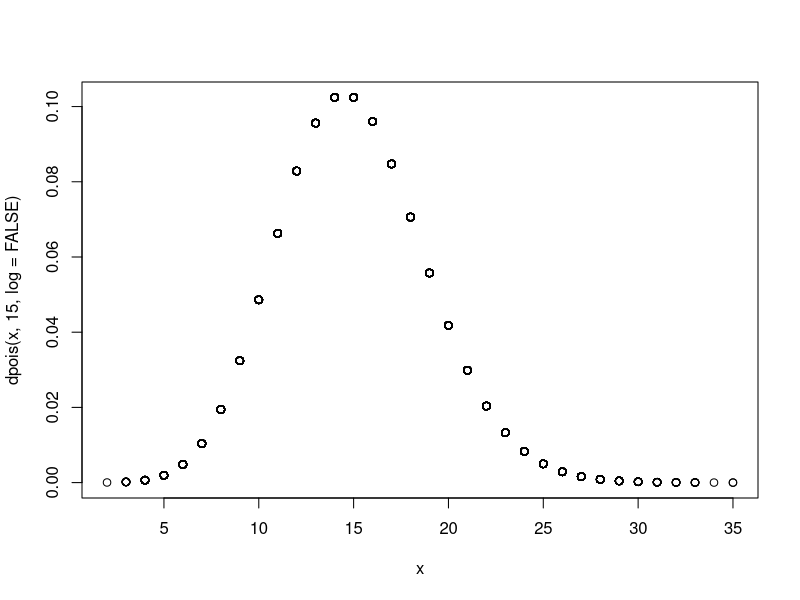
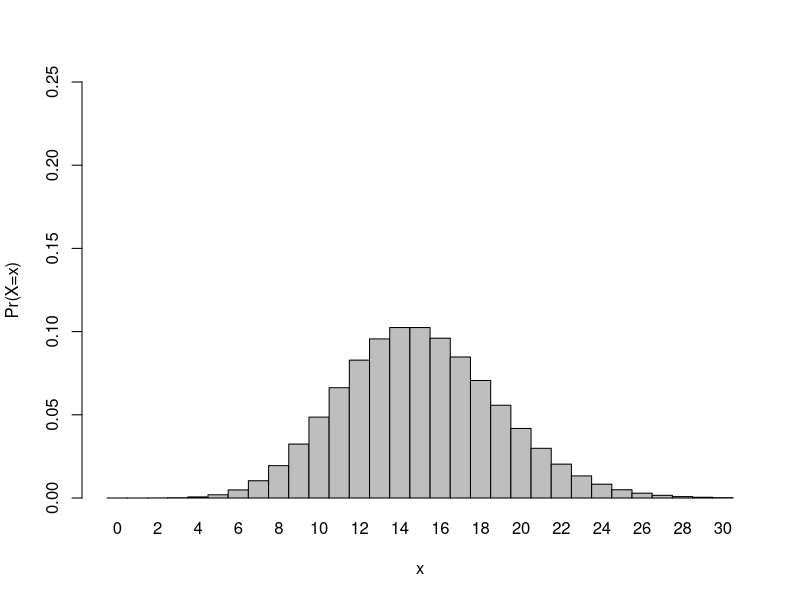
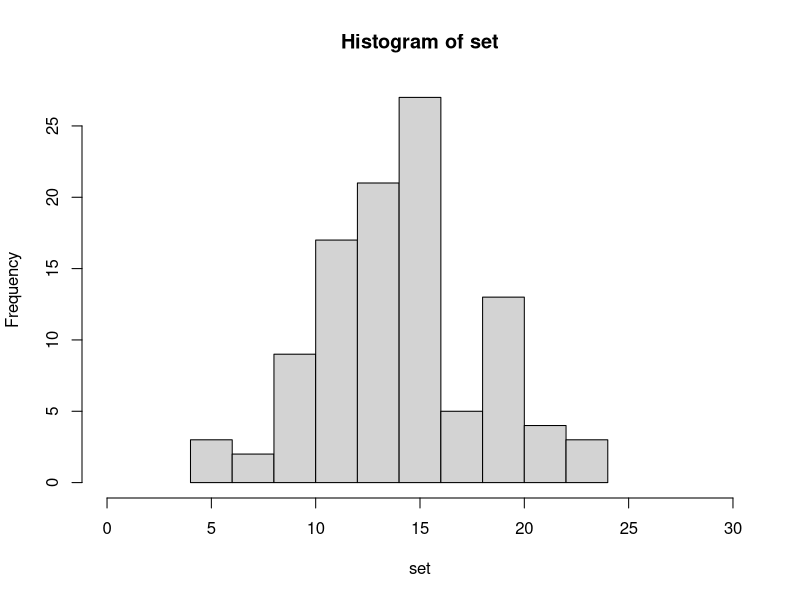

R code for these plots, in order:
## ---- chunk 1
set.seed(1)
x <- rpois(100000, 15)
plot(x, dpois(x, 15, log=FALSE))
## ---- chunk 2
qpois(0.975, 15, lower.tail=TRUE, log.p=FALSE)
## ---- chunk 3
sum(ppois(8:23, 15, lower.tail=TRUE, log.p=FALSE))
## ---- chunk 4
1-ppois(q=8, lambda=15)
## ---- chunk 5
ppois(0, 15, lower.tail=TRUE, log.p=FALSE)
## ---- chunk 6
dpois(x=0,lambda=15)
## ---- chunk 7
p3 <- 15^3*exp(-15)/factorial(3)
p3
## ---- chunk 8
dpois(x=3,lambda=15) #output is the same as the above formula
## ---- chunk 9
barplot(dpois(x=0:30,lambda=15),ylim=c(0,0.25), space=0,names.arg=0:30, ylab="Pr(X=x)", xlab="x")
## ---- chunk 10
set <- NULL
n<-1
for (i in 1:104){
set[i] <- mean(sample(x, n, replace=TRUE))
}
quantile(set)
quantile(set, c(0.025, 0.975))
## ---- chunk 11
hist(set, xlim=c(0,30))
